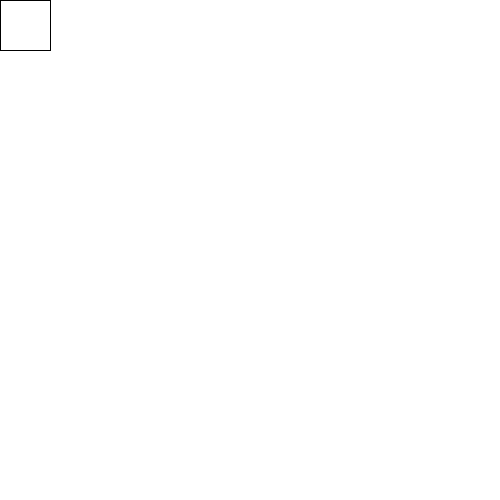
Frame 1 (no input)
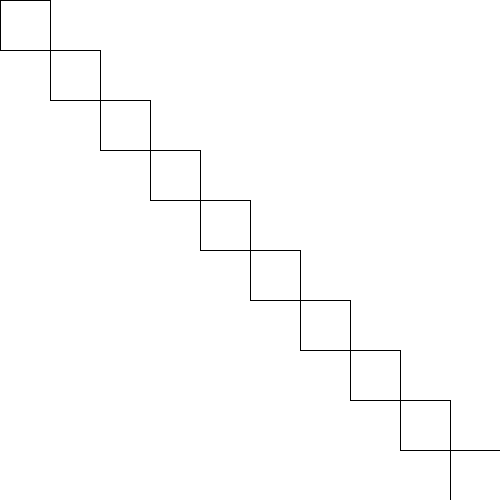
Frame 60 (the mouse pressed at the canvas centre just before this capture)
Frame 120 (the mouse held since frame 60 and released just before this capture): identical to frame 60, image omitted

The Processing sketch that drew these frames (run headless with seeded random() and noise(); from frame 60 on, the mouse is pressed at the canvas centre):

// Processing sketch: processing_57237
// ── processing_57237.pde

float x = 0;
int y = 0;
int z = 50;
int t = 0;
int q = 0;
int w = 50;
int e = 50;
int r = 50;
void setup() {
size (500,500);
background (255);
 
 
 
}



void draw () {
  rect (x, y, 50,50);
  x = x + 50;
 if (x > 500);
 y = y +50 ;
 
    
    
  
  
  
  
}
